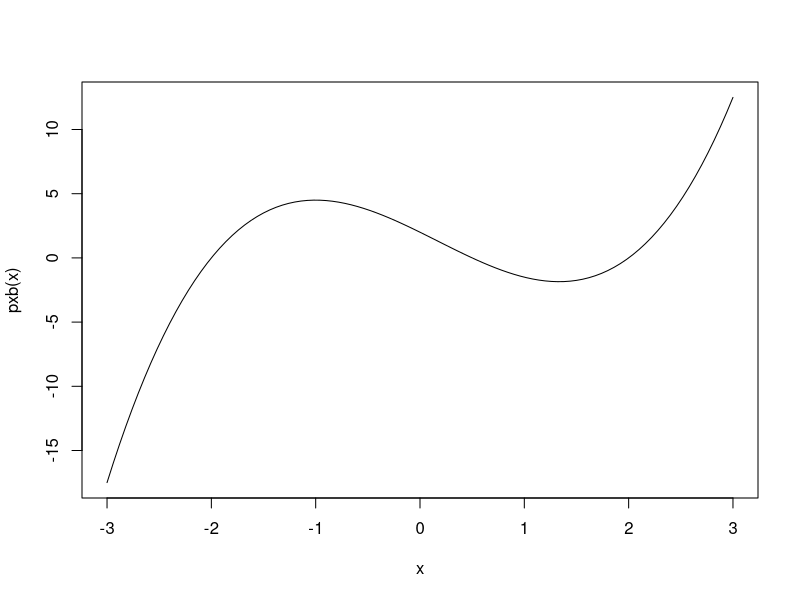
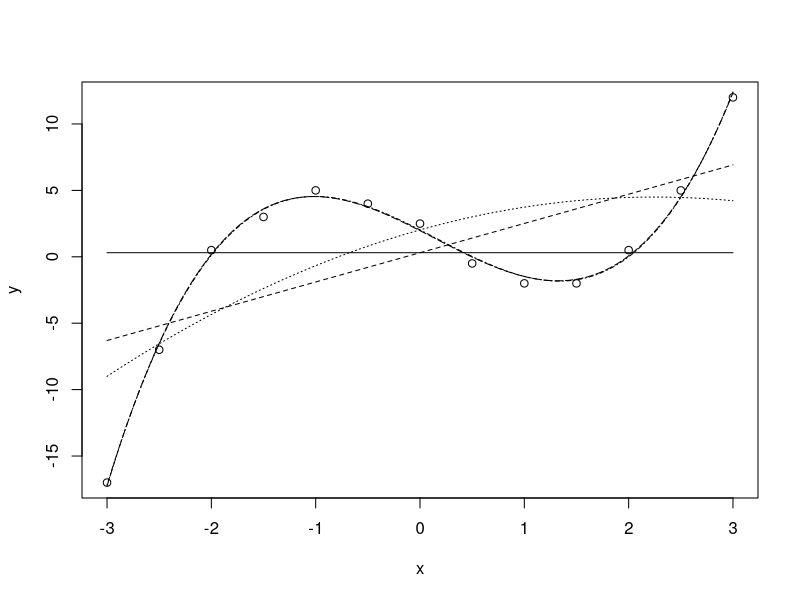

Recreate these plots in R, in order.
## ---- chunk 1
#1
horner<-function(coef)
  function(x) {
    s<-0
    for(i in seq(length(coef),1,-1))
      s<-s*x+coef[i]
    s
  }

#(a)
horner(c(3,-2,1))

#(b)
c_b<-c(2,-4,-1/2,1)
pxb<-horner(c_b)
curve(pxb,from=-3,to=3)

#(c)
d.coef<-function(coef){
  l<-length(coef)
  dcoef<-numeric(l-1)
  for (i in 1:l-1) {
    dcoef[i]<-(i+1)*coef[i+1]
  }
  horner(dcoef)
}

mle<-function(x, tolerance = 1e-10, max.iterations = 25) {
  # init
  p<-horner(c(2,-4,-1/2,1))
  Dp<-horner(c(-4,-1,3))   #Dp/Dx
  p.old<-p(x)
  Dp.old<-Dp(x)
  for (it in 1:max.iterations){
   x.new <- x - p.old/ Dp.old
   p.new<-p(x.new)
   Dp.new<-Dp(x.new)
   if (abs((x.new - x) / x) < tolerance) break
   x <- x.new; p.old <- p.new; Dp.old<-Dp.new
  }
  return(x)
}
mle(-1.5)
mle(0)
mle(1.5)

#(d)
coef.le<-function(n) {
  if (n==0) return(c(1))
  else if (n==1) return(c(0,1))
  else if (n==2) return(c(-1/2,0,-2/3))
  else if (n>2) {
    lep1<-c(-1/2,0,-2/3)
    lep2<-c(0,1)
    for(i in 3:n) {
    le<-numeric(i+1)
    le[1]<-(-(i-1)/i)*lep2[1]
    for (j in 2:i-1) {
      le[j]<-((2i-1)/(i-1))*lep1[j-1]+(-(i-1)/i)*lep1[j]
    }
    le[i]<-((2i-1)/i)*lep1[i-1]
    le[i+1]<-((2i-1)/i)*lep1[i]
    lep2<-lep1
    lep1<-le
    }
    return(le)
  }
  }


#2
#(a)
vandermonde <- function (a, d) outer(a, 0:d, `^`)
x<-c(-3,-2.5,-2,-1.5,-1,-0.5,0,0.5,1,1.5,2,2.5,3)
y<-c(-17,-7,0.5,3,5,4,2.5,-0.5,-2,-2,0.5,5,12)
X<-vandermonde(x,4)
m<-cbind(crossprod(X,X),crossprod(X,y)) #combine t(X)X and t(X)y by columns
n<-cbind(crossprod(y,X),crossprod(y,y)) #combine t(y)X and t(y)y by columns
Tt<-rbind(m,n)

#(b)
sweepb<-function(t,k) {
  trow<-nrow(t)
  D<-t[k,k]
  t[k,]<-t[k,]/D
  for (i in 1:trow) {
    if (i==k) {}
    else {
    B<-t[i,k]
    t[i,]<-t[i,]-B*t[k,]
    t[i,k]<-(-B/D)
  }
  t[k,k]<-1/D}
  return(t)
}
for (k in 1:5) {
  b<-sweepb(sweepb(Tt,k),k)
  print(b)
}

#(c)
plot(x,y)
a<-seq(-3,3,length.out=100)
p<-ncol(Tt)-1
for (k in 1:p) {
  Tt<-sweepb(Tt,k)
  lines(a,horner(Tt[1:k,p+1])(a),lty=k)
  print(c(k,Tt[p+1,p+1]))
}




